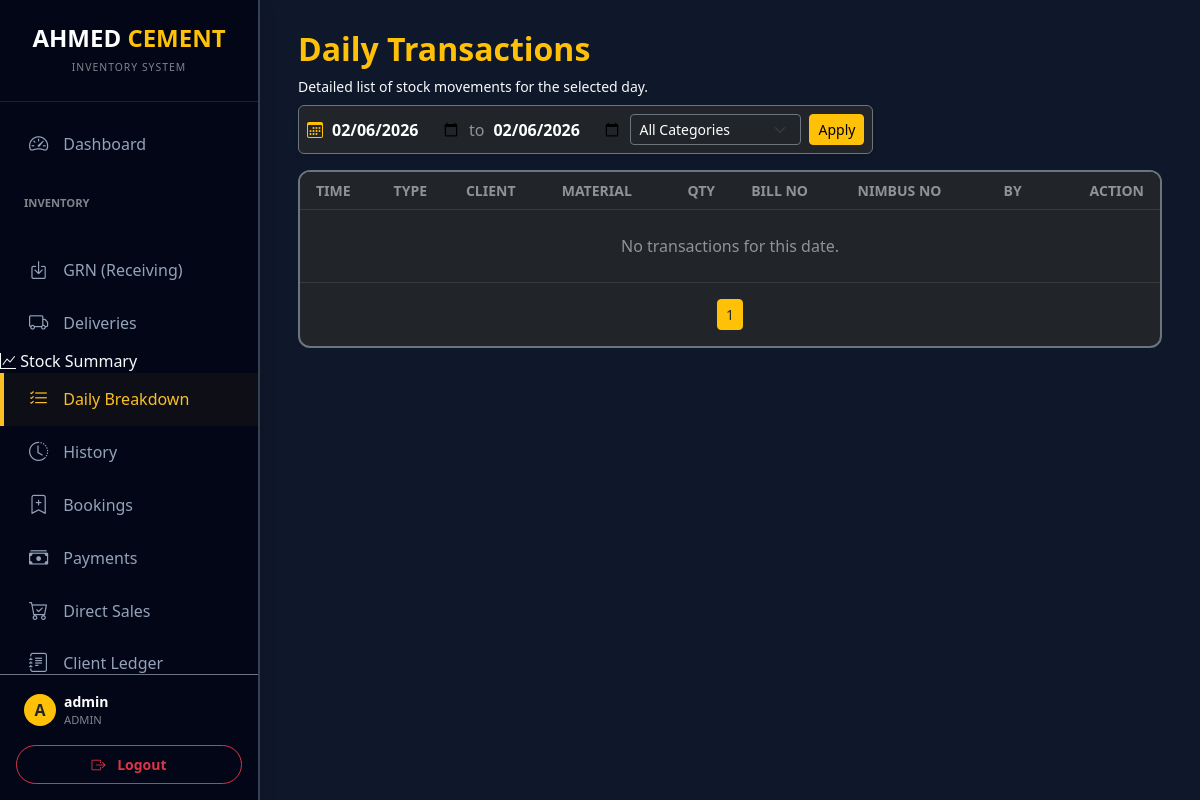
Page /daily_transactions (signed in) on the earlier database version.
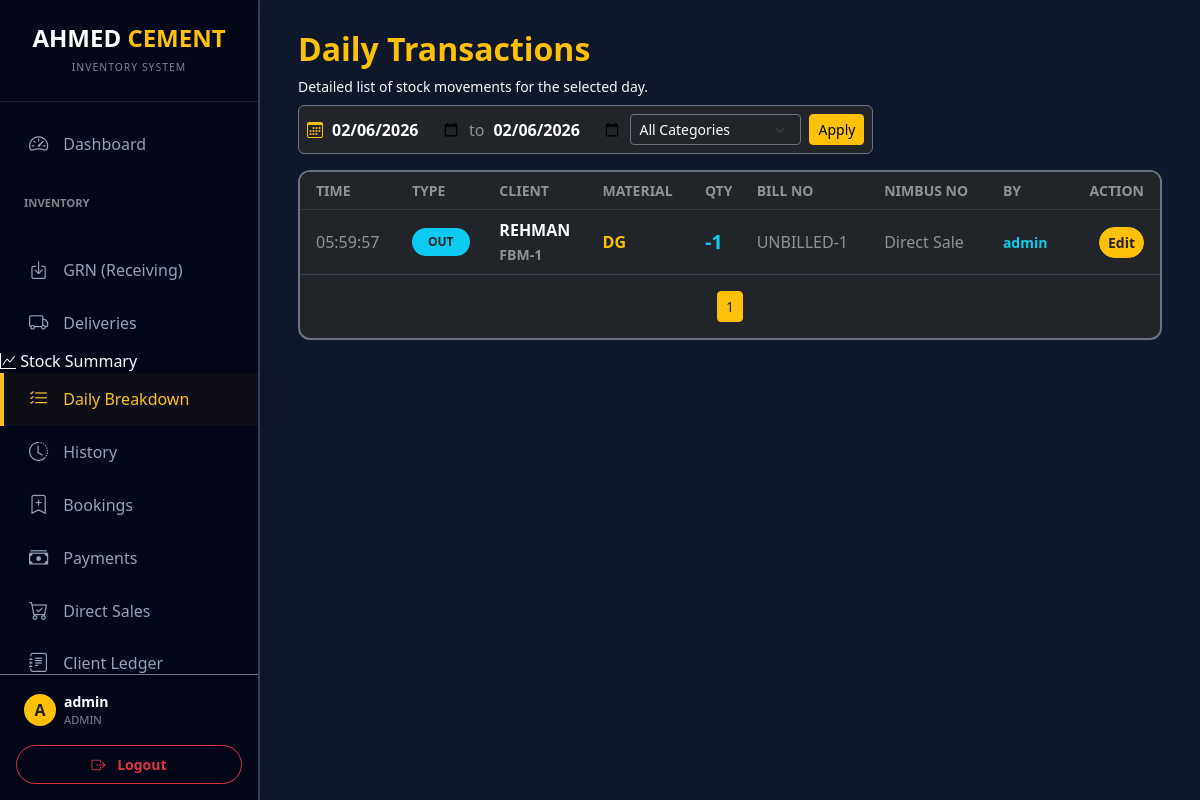
Same page on the later database version.
### models.py (models this page shows)
class User(UserMixin, db.Model):
    id = db.Column(db.Integer, primary_key=True)
    username = db.Column(db.String(80), unique=True, nullable=False)
    password_hash = db.Column(db.String(200))
    role = db.Column(db.String(20), default='user')  # 'admin' or 'user'
    can_view_stock = db.Column(db.Boolean, default=True)
    can_view_daily = db.Column(db.Boolean, default=True)
    can_view_history = db.Column(db.Boolean, default=True)
    can_import_export = db.Column(db.Boolean, default=False)
    can_manage_directory = db.Column(db.Boolean, default=False)
    restrict_backdated_edit = db.Column(db.Boolean, default=False)

class Entry(db.Model):
    id = db.Column(db.Integer, primary_key=True)
    date = db.Column(db.String(20))
    time = db.Column(db.String(20))
    type = db.Column(db.String(10))  # 'IN' or 'OUT'
    material = db.Column(db.String(100))
    client = db.Column(db.String(100))
    client_code = db.Column(db.String(50))
    client_category = db.Column(db.String(50))
    qty = db.Column(db.Float, default=0)
    bill_no = db.Column(db.String(50))
    nimbus_no = db.Column(db.String(50))
    invoice_id = db.Column(db.Integer, db.ForeignKey('invoice.id'), nullable=True)
    created_by = db.Column(db.String(80))
    created_at = db.Column(db.DateTime, default=datetime.now)

### blueprints/inventory.py (the view)
@inventory_bp.route('/daily_transactions')
@login_required
def daily_transactions():
    date_from = request.args.get('date_from') or request.args.get('date') or date.today().strftime('%Y-%m-%d')
    date_to = request.args.get('date_to') or date_from
    category = request.args.get('category', '').strip()
    page = request.args.get('page', 1, type=int)
    per_page = 50  # Increased for better visibility
    q = Entry.query.filter(Entry.date >= date_from, Entry.date <= date_to)
    if category:
        q = q.filter(Entry.client_category == category)
    entries_pagination = q.order_by(Entry.date.desc(), Entry.time.desc()).paginate(page=page, per_page=per_page)
    materials = Material.query.all()
    from models import Client, PendingBill
    categories = sorted(list({c.category for c in Client.query.all() if c.category}))
    if 'Cash' not in categories:
        categories.insert(0, 'Cash')
    bill_numbers = [e.bill_no for e in entries_pagination.items if e.bill_no]
    pending_photos = {b.bill_no: b.photo_url for b in PendingBill.query.filter(PendingBill.bill_no.in_(bill_numbers), PendingBill.photo_url != '').all()}
    return render_template('daily_transactions.html',
                           entries=entries_pagination.items,
                           pagination=entries_pagination,
                           sel_date=date_from,
                           date_from=date_from,
                           date_to=date_to,
                           category_filter=category,
                           materials=materials,
                           categories=categories,
                           pending_photos=pending_photos)

### main.py (called while the page is built)
@login_manager.user_loader
def load_user(user_id):
    return db.session.get(User, int(user_id))

### templates/daily_transactions.html (shortened to what this page needs)
{% extends "layout.html" %}
{% block content %}
<div class="d-flex flex-wrap justify-content-between align-items-start mb-3 gap-2">
    <div>
        <h2 class="fw-bold text-warning">Daily Transactions</h2>
        <p class="text-light small mb-0">Detailed list of stock movements for the selected day.</p>
    </div>
    <div class="bg-dark border border-secondary rounded p-2 d-flex align-items-center shadow-sm">
        <i class="bi bi-calendar3 me-2 text-warning"></i>
        <input type="date" id="dateFrom" value="{{ date_from or sel_date }}" class="border-0 fw-bold text-white bg-transparent" style="outline: none; min-width: 130px;">
        <span class="mx-2 text-white-50">to</span>
        <input type="date" id="dateTo" value="{{ date_to or sel_date }}" class="border-0 fw-bold text-white bg-transparent" style="outline: none; min-width: 130px;">
        <select id="categoryFilter" class="form-select form-select-sm bg-dark text-white border-secondary ms-2">
            <option value="">All Categories</option>
        </select>
        <button class="btn btn-sm btn-warning ms-2 " onclick="applyDateFilter()">Apply</button>
    </div>
</div>
<div class="card bg-dark border-secondary mb-4 overflow-hidden" style="border-radius: 12px; border: 2px solid #334155;">
    <div class="table-responsive">
        <table class="table table-dark table-hover mb-0 align-middle">
            <thead class="small text-uppercase" style="background: #0f172a;">
                <tr>
                    <th class="ps-3 text-white-50">Time</th>
                    <th class="text-white-50">Type</th>
                    <th class="text-white-50">Client</th>
                    <th class="text-white-50">Material</th>
                    <th class="text-white-50">Qty</th>
                    <th class="text-white-50">Bill No</th>
                    <th class="text-white-50">Nimbus No</th>
                    <th class="text-white-50">By</th>
                    <th class="text-end pe-3 text-white-50">Action</th>
                </tr>
            </thead>
            <tbody>
                {% for e in entries %}
                <tr style="border-bottom: 1px solid #334155;">
                    <td class="ps-3 text-white-50">{{ e.time }}</td>
                    <td>
                        <span class="badge {{ 'bg-success' if e.type == 'IN' else 'bg-info text-dark' }} px-3 py-2 rounded-pill fw-bold">
                            {{ e.type }}
                        </span>
                    </td>
                    <td class="fw-bold text-white">{{ e.client or '---' }} <br><small class="text-white-50">{{ e.client_code or '' }}</small></td>
                    <td class="text-warning fw-bold">{{ e.material }}</td>
                    <td class="fw-bold {{ 'text-success' if e.type == 'IN' else 'text-info' }} fs-5">
                        {{ '+' if e.type == 'IN' else '-' }}{{ e.qty|int }}
                    </td>
                    <td class="text-white-50">
                        {{ e.bill_no or '---' }}
                    </td>
                    <td class="text-white-50">{{ e.nimbus_no or '---' }}</td>
                    <td class="text-info small fw-bold">{{ e.created_by or 'System' }}</td>
                    <td class="text-end pe-3">
                        {% if current_user.role == 'admin' or e.date == sel_date %}
                        <button class="btn btn-warning btn-sm text-dark fw-bold rounded-pill" data-bs-toggle="modal" data-bs-target="#editLog{{ e.id }}">
                            Edit
                        </button>
                        {% else %}
                        <span class="badge bg-secondary opacity-50"><i class="bi bi-lock"></i> Locked</span>
                        {% endif %}
                    </td>
                </tr>
                {% endfor %}
                {% if not entries %}
                <tr><td colspan="9" class="text-center py-4 text-white-50">No transactions for this date.</td></tr>
                {% endif %}
            </tbody>
        </table>
    </div>
    {% if pagination %}
    <div class="card-footer bg-transparent border-0 py-3">
        <nav>
            <ul class="pagination pagination-sm justify-content-center mb-0">
                <li class="page-item active"><span class="page-link bg-warning border-warning text-dark">{{ pagination.page }}</span></li>
            </ul>
        </nav>
    </div>
    {% endif %}
</div>
{% endblock %}

### templates/layout.html (shortened to what this page needs)
<!DOCTYPE html>
<html lang="en">
<head>
    <link href="https://cdn.jsdelivr.net/npm/bootstrap@5.3.0/dist/css/bootstrap.min.css" rel="stylesheet">
    <link rel="stylesheet" href="https://cdn.jsdelivr.net/npm/bootstrap-icons@1.10.0/font/bootstrap-icons.css">
    <link rel="stylesheet" href="https://cdn.jsdelivr.net/npm/flatpickr/dist/flatpickr.min.css">
    <link rel="stylesheet" href="https://cdn.jsdelivr.net/npm/flatpickr/dist/themes/dark.css">
</head>
<body>
{% if current_user.is_authenticated %}
    <div class="sidebar shadow" id="sidebar">
        <div class="p-4 text-center border-bottom border-secondary border-opacity-25">
            <h4 class="fw-bold text-white mb-0">AHMED <span class="text-warning">CEMENT</span></h4>
            <small class="text-white-50 text-uppercase" style="font-size: 0.65rem; letter-spacing: 1px;">Inventory System</small>
        </div>
        <div class="sidebar-nav-container">
            <nav class="py-3">
                <a href="/" class="nav-link {{ 'active' if request.path == '/' }}" onclick="closeSidebar()">
                    <i class="bi bi-speedometer2"></i> Dashboard
                </a>
                <div class="text-white-50 small fw-bold px-4 mt-4 mb-2 text-uppercase" style="font-size: 0.7rem;">Inventory</div>
                {% if current_user.can_view_stock or current_user.role == 'admin' %}
                <a href="/stock_summary" class="nav-link {{ 'active' if request.path == '/stock_summary' }}" onclick="closeSidebar()">
                <a href="/grn" class="nav-link {{ 'active' if request.path == '/grn' }}" onclick="closeSidebar()">
                    <i class="bi bi-box-arrow-in-down"></i> GRN (Receiving)
                </a>
                <a href="/deliveries" class="nav-link {{ 'active' if request.path == '/deliveries' }}" onclick="closeSidebar()">
                    <i class="bi bi-truck"></i> Deliveries
                </a>
                    <i class="bi bi-graph-up"></i> Stock Summary
                </a>
                {% endif %}
                {% if current_user.can_view_daily or current_user.role == 'admin' %}
                <a href="/daily_transactions" class="nav-link {{ 'active' if request.path == '/daily_transactions' }}" onclick="closeSidebar()">
                    <i class="bi bi-list-check"></i> Daily Breakdown
                </a>
                {% endif %}
                {% if current_user.can_view_history or current_user.role == 'admin' %}
                <a href="/tracking" class="nav-link {{ 'active' if request.path == '/tracking' }}" onclick="closeSidebar()">
                    <i class="bi bi-clock-history"></i> History
                </a>
                <a href="/bookings" class="nav-link {{ 'active' if request.path == '/bookings' }}" onclick="closeSidebar()">
                    <i class="bi bi-bookmark-plus"></i> Bookings
                </a>
                <a href="/payments" class="nav-link {{ 'active' if request.path == '/payments' }}" onclick="closeSidebar()">
                    <i class="bi bi-cash-stack"></i> Payments
                </a>
                <a href="/direct_sales" class="nav-link {{ 'active' if request.path == '/direct_sales' }}" onclick="closeSidebar()">
                    <i class="bi bi-cart-check"></i> Direct Sales
                </a>
                <a href="/clients" class="nav-link {{ 'active' if request.path.startswith('/ledger') or request.path == '/clients' }}" onclick="closeSidebar()">
                    <i class="bi bi-journal-text"></i> Client Ledger
                </a>
                {% endif %}
            </nav>
        </div>
        <div class="p-3 border-top border-secondary">
            <div class="d-flex align-items-center mb-3 px-2">
                <div class="bg-warning rounded-circle me-2 d-flex align-items-center justify-content-center text-dark fw-bold" style="width: 32px; height: 32px; flex-shrink: 0;">
                    {{ current_user.username[0]|upper }}
                </div>
                <div class="overflow-hidden">
                    <div class="text-white fw-bold small text-truncate">{{ current_user.username }}</div>
                    <div class="text-white-50 x-small" style="font-size: 0.7rem;">{{ current_user.role|upper }}</div>
                </div>
            </div>
            <a href="/logout" class="btn btn-outline-danger w-100 btn-sm fw-bold py-2 rounded-pill">
                <i class="bi bi-box-arrow-right me-2"></i> Logout
            </a>
        </div>
    </div>
{% endif %}
<div class="main-content {{ 'ms-0' if not current_user.is_authenticated }}">
    <div class="container-fluid px-0 px-sm-2">
        {% block content %}{% endblock %}
    </div>
</div>
</body>
</html>

### templates/layout.html (style rules this page uses)
:root { --sidebar-width: 260px; --bg-dark: #0f172a; --card-bg: #1e293b; --accent: #fbbf24; --sidebar-bg: #020617; }
body { background-color: var(--bg-dark); color: #f8fafc; font-family: 'Segoe UI', Roboto, Helvetica, Arial, sans-serif; overflow-x: hidden; margin: 0; }
.sidebar { width: var(--sidebar-width); height: 100vh; position: fixed; background: var(--sidebar-bg); border-right: 2px solid #334155; transition: all 0.3s; z-index: 1050; left: 0; top: 0; display: flex; flex-direction: column; }
.sidebar-nav-container { flex-grow: 1; overflow-y: auto; scrollbar-width: thin; scrollbar-color: #334155 transparent; }
.main-content { margin-left: var(--sidebar-width); padding: 30px; min-height: 100vh; transition: all 0.3s; }
.nav-link { color: #94a3b8; padding: 12px 25px; display: flex; align-items: center; font-weight: 500; border-left: 4px solid transparent; transition: 0.2s; text-decoration: none; }
.nav-link:hover, .nav-link.active { color: var(--accent); background: rgba(251, 191, 36, 0.05); border-left: 4px solid var(--accent); }
.nav-link i { font-size: 1.2rem; margin-right: 15px; }

Differences in the rows shown:
added Entry: time "05:59:57", type "OUT", client "REHMAN", client_code "FBM-1", material "DG", type "-", qty "1", bill_no "UNBILLED-1", nimbus_no "Direct Sale", created_by "admin"
Other differences:
text no longer shown: "No transactions for this date."
